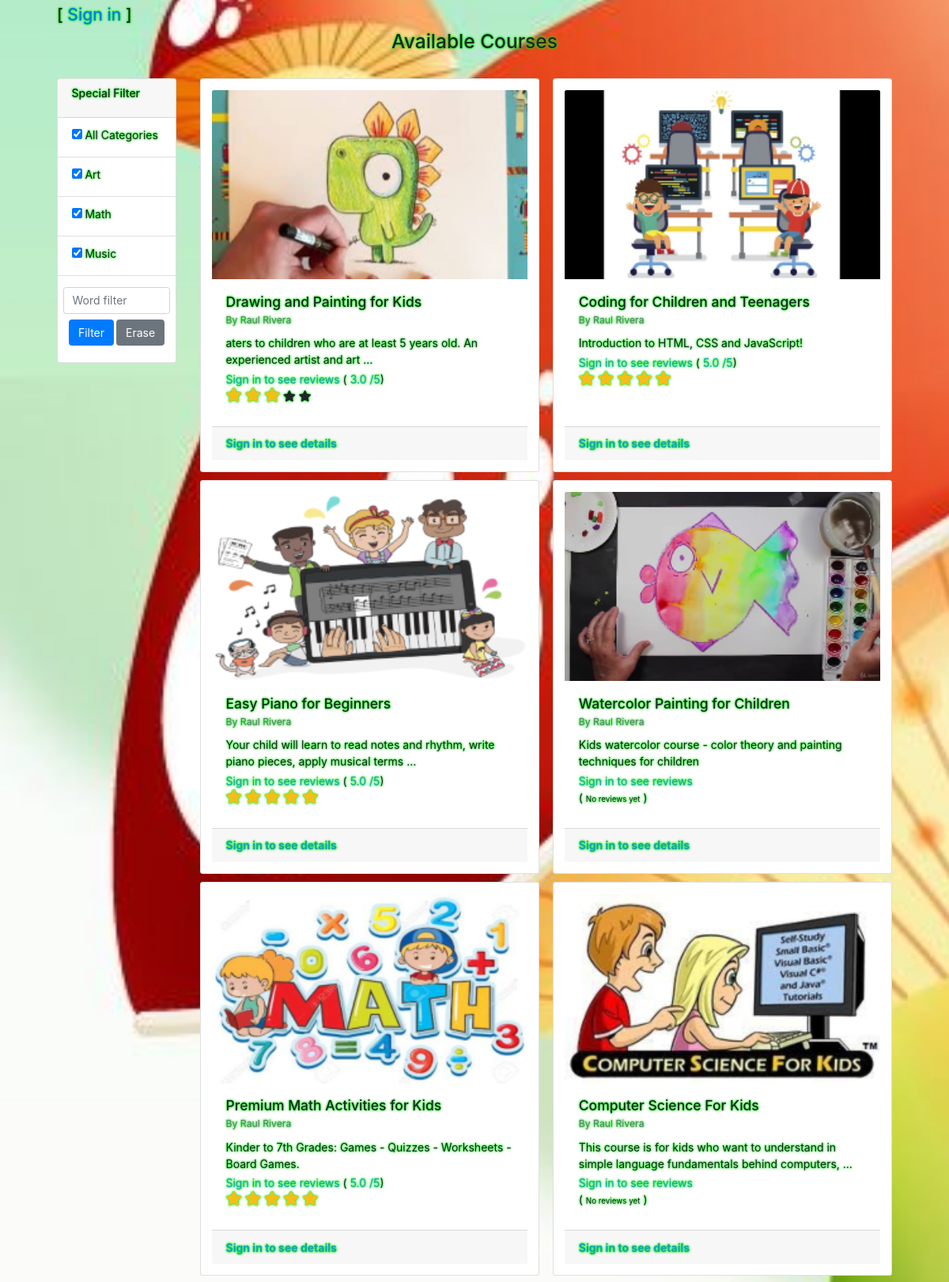
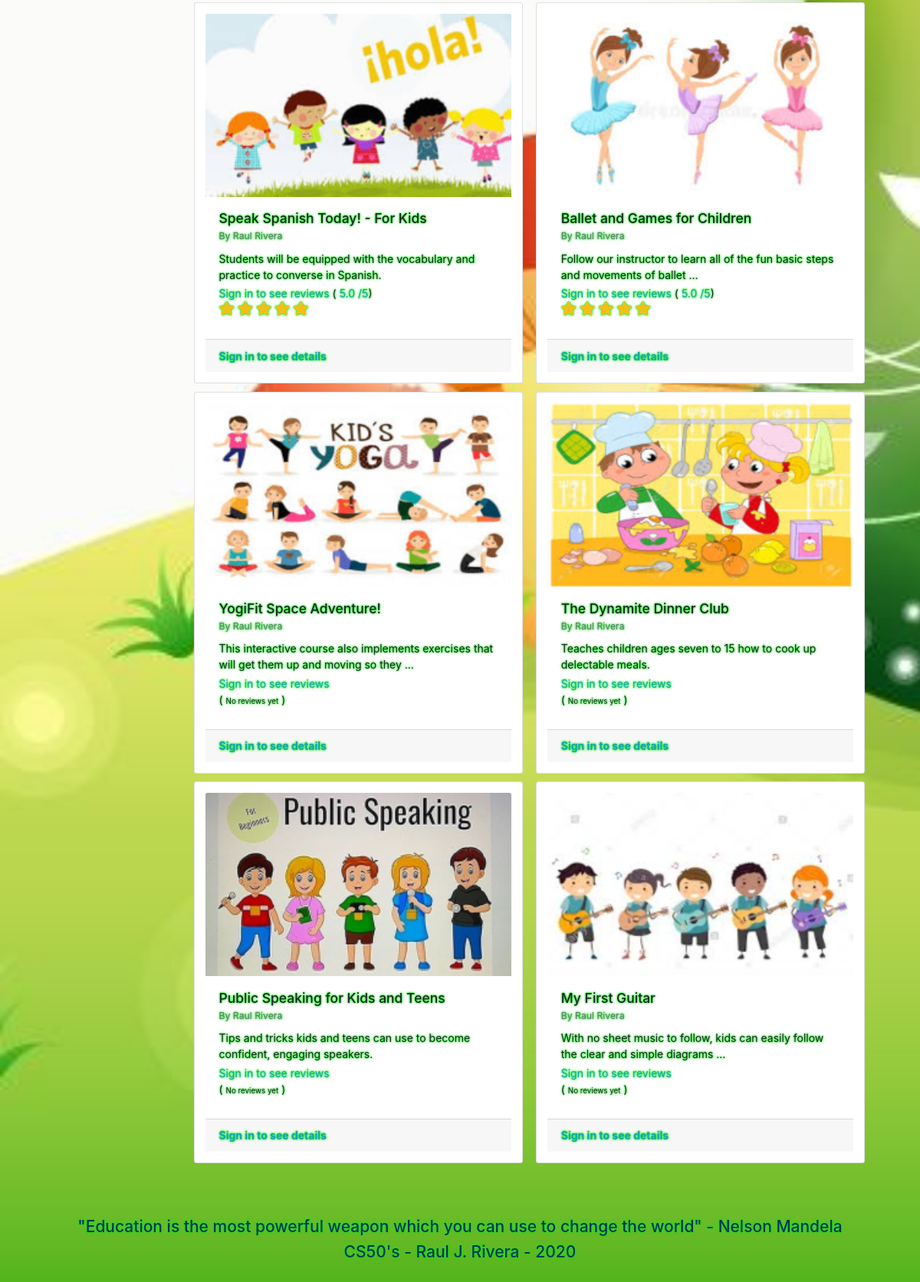
The app's page / (lower part), older data (2 pictures, top to bottom).
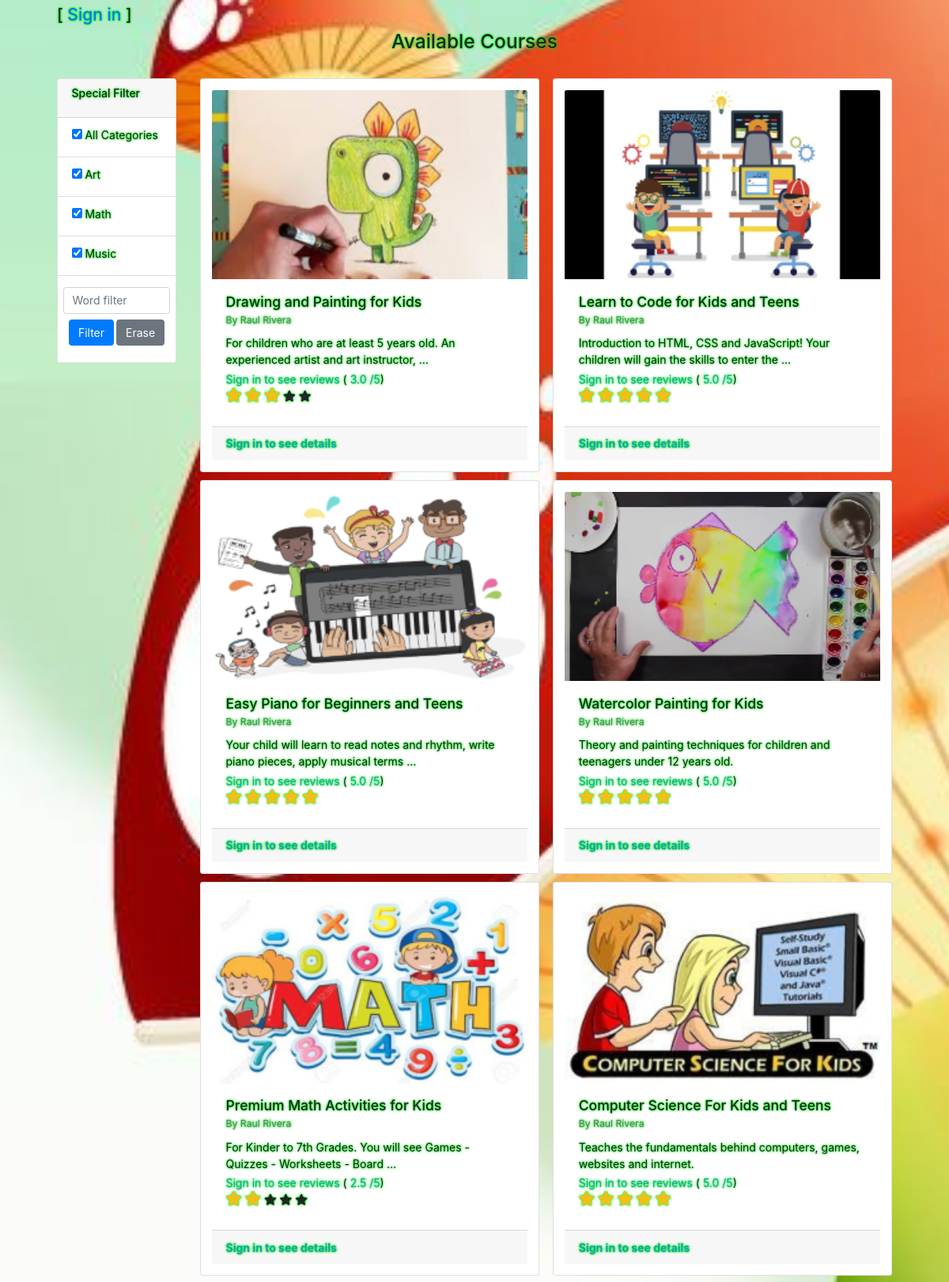
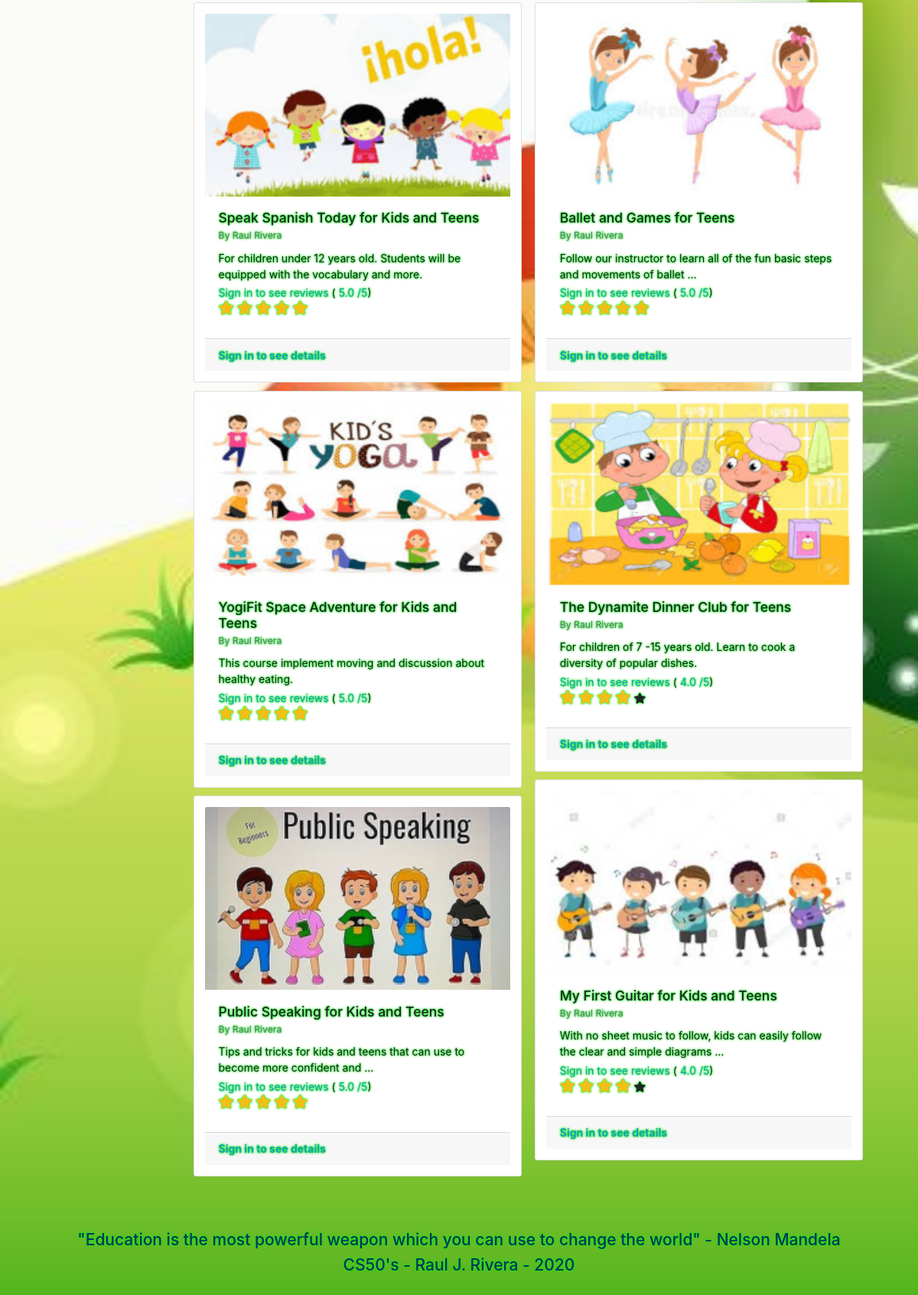
The same page, newer data (2 pictures, top to bottom).
### courses/models.py (models this page shows, shortened)
class CategoCourse(models.Model):
	name = models.CharField(max_length=64)
	courses = models.ManyToManyField(Course,related_name="categories", blank=True)

class Course(models.Model):
	name = models.CharField(max_length=128)
	description = models.CharField(max_length=512)
	image = models.CharField(max_length=256)
	price = models.FloatField(default=0.00)
	maxFreeAdds = models.IntegerField(default=0)
	provider = models.ForeignKey(DistribCourse, on_delete=models.PROTECT, default=1, blank=True)
	avgRating = models.FloatField(default=0.0)
	active = models.BooleanField(default=True)
	def get_avgRating_int(self):
		return int(self.avgRating)

class DistribCourse(models.Model):
	name = models.CharField(max_length=128)
	active = models.BooleanField(default=True)
	def __str__(self):
		return f"{self.name}"

### courses/views.py (the view)
# urls.py: path("", views.index, name="index"),
def index (request):
	if request.user.is_authenticated:
		usrCurrent = User.objects.get(username=request.user.username)
	else:
		usrCurrent = None
	return render(request, "courses/index.html", {
		"catalog": Course.objects.filter(active=True),
		"categories": CategoCourse.objects.order_by('name'),
		"user": usrCurrent,
	})

### courses/templatetags/range.py (called while the page is built)
@register.filter(name='range')
def filter_range(start, end):
	return range(start, end)

### courses/templates/courses/index.html (shortened to what this page needs)
{% extends 'courses/layout.html' %}
{% load static %}
{% load range %}
{% block body %}
	<section class="row align-middle">
		<div class="col-xs-4 col-sm-4 col-md-3 col-lg-2 col-xl-2">&nbsp;</div>
		<div class="col-xs-4 col-sm-4 col-md-6 col-lg-8 col-xl-8 mb-1" align="center">
    		<h3>Available Courses</h3><br>
		</div>
		<div class="col-xs-4 col-sm-4 col-md-3 col-lg-2 col-xl-2">&nbsp;</div>
	</section>
	<section class="row">
		<div class="col-xs-4 col-sm-4 col-md-3 col-lg-2 col-xl-2">
			<div class="card w18">
				<div class="card-header">
					<h6 class="card-title">Special Filter</h6>
				</div>
				{% if categories %}
				<ul class="list-group list-group-flush">
					<li  class="list-group-item">
						<label>
							<input type="checkbox" class="display-6" id="card-link-0" name="courseCategories" data-categoryid="0" value="0" checked>
								{{ settings.FILTER_INITIAL_NAME }}All Categories
						</label>
					</li>
					{% for c in categories %}
					<li  class="list-group-item">
						<label>
							<input type="checkbox" class="display-6" id="card-link-{{c.id}}" name="courseCategories" data-categoryid="{{c.id}}" value="{{c.id}}" checked>
								{{ c.name }}
						</label>
					</li>
					{% endfor %}
				</ul>
				{% endif %}
				<div class="form-horizontal mt-2 p-2">
					<div class="form-group" align="center">
						<input id="filterString" class="form-control" type="text" value="" placeholder="Word filter">
						<button id="filterButton" class="btn btn-primary mt-2">Filter</button>
						<button id="clearButton" class="btn btn-secondary mt-2">Erase</button>
					</div>
				</div>
			</div>
		</div>
	    <div class="col-xs-8 col-sm-8 col-md-9 col-lg-10 col-xl-10">
			<div class="card-columns">
				{% for c in catalog %}
				<div class="card w18 p-3"
					    id="card-{{c.id}}"
					    data-courseid="{{c.id}}"
				    data-categories="[{% for g in c.categories.all %}{{g.id}}{% if not forloop.last%},{% endif %}{% endfor %}]"
				    data-selector="course-entry"
				    data-content="{{c.name}} - {{c.description}}">
						<img class="card-img-top img-fluid" src="/media/{{c.image}}" alt="{{c.name}}">
						<div class="card-body" >
							<h5 class="card-title">
								{{c.name}}
					    	<div><small class="text-muted">By&nbsp;{{c.provider}}</small></div>
							</h5>
			    		<div style="height: 7rem">
			    			<div>
			    				{{c.description|truncatewords_html:15 }}
			    			</div>
			    			<div class="mt-1">
								{% if user.is_authenticated %}
								<a href="{% url 'coursereview' idcourse=c.id %}#inicio" class="text-info font-weight-bold">Course Reviews</a>
								{% else %}
								<span class="text-info">Sign in to see reviews</span>
								{% endif %}
					    		{% if not c.reviews.all %}
								<br>( <small>No reviews yet</small> )
								{% else %}
			                    ( <span class="text-info">{%if c.avgRating|floatformat:1 != "0.0" %}{{ c.avgRating|floatformat:1 }}{% else %}0{% endif %}  /5</span>)<br>
			                    <span class="starsBox">
			                    	<span>
			                    	{% for k in 0|range:c.get_avgRating_int %}
			                        <i class="fa fa-star checked"></i>
			                        {% endfor %}
			                    	{% for k in c.get_avgRating_int|range:5 reversed %}
			                        <i class="fa fa-star"></i>
			                        {% endfor %}
			                    	</span>
			                    </span>
								{% endif %}
							</div>
			    		</div>
					</div>
					<div class="card-footer">
						{% if user.is_authenticated %}
				    	<button type="button" class="btn btn-primary" data-toggle="modal" data-target="#modal-{{ c.id }}">See details</button>
				    	{% else %}
				    	<a href="{% url 'login' %}#inicio" class="text-info font-weight-bold">Sign in to see details</a>
			    		{% endif %}
			    	</div>
				</div>
				{% endfor %}
			</div>
	    </div>
	</section>
{% endblock %}

### courses/templates/courses/layout.html (shortened to what this page needs)
{% load static %}
<!DOCTYPE html>
<html>
    <head>
        <link rel="stylesheet" href="https://stackpath.bootstrapcdn.com/bootstrap/4.5.2/css/bootstrap.min.css">
        <link rel="stylesheet" href="https://cdnjs.cloudflare.com/ajax/libs/font-awesome/5.14.0/css/all.min.css">
        <link rel="stylesheet" href="{% static 'courses/css/kids.css' %}" >
    </head>
    <body>
        <br>
        <br><br>
        <div class="MyContainer">
            {% if not user.is_authenticated %}
            {% block loginmenu %}
            <br><h4>[ <a href="{% url 'login' %}#inicio">Sign in</a> ]</h4>
            {% endblock %}
            {% endif %}
            {% block body %}
            {% endblock %}
        </div>
        <footer>
            <div class="MyContainer">
                <center>
                <h4>"Education is the most powerful weapon which you can use to change the world" - Nelson Mandela</h4>
                <h4>CS50's - Raul J. Rivera - 2020</h4><br>
            </center>
            </div>
        </footer>
    </body>
</html>

### courses/static/courses/css/kids.css (style rules this page uses)
@media screen and (min-width: 836px) and (max-width: 1229px) { html, body { font-size: 14px; } }
@media screen and (min-width: 836px) and (max-width: 1229px) { .card-columns { column-count: 2; } }
.ColorMain, body { background-color: #f2f2f2; }
.ColorFooter, footer { background-color: 0; }
body { background: url("/static/courses/image/kids.jpg") 0 no-repeat fixed; background-size: cover; background-size: contain color: #05325c; margin-right: 6%; background-color: #c9b767; margin-left: 6%; }
footer { width: 100%; height: 60px; color: #05325c; padding: 10px; margin-top: 50px; }
small { font-size: 0.7em; }
.MyContainer { width: 100%; text-shadow: 0 0 0.2em #09ed11, 0 0 0.2em #09ed11; }
.display-6 { font-size: 110%; font-weight: bold; }
.starsBox i.checked { font-size: 18px; color: #f2bf18; }

Row changes from the older to the newer data that the page shows:
changed Course "Drawing and Painting for Kids": description "aters to children who are at least 5 years old. An experienced artist and art …" → "For children who are at least 5 years old. An experienced artist and art instructor, …"
changed Course: name "Easy Piano for Beginners" → "Easy Piano for Beginners and Teens"
changed Course "Premium Math Activities for Kids": description "Kinder to 7th Grades: Games - Quizzes - Worksheets - Board Games." → "For Kinder to 7th Grades. You will see Games - Quizzes - Worksheets - Board …"; avgRating "5.0" → "2.5"
changed Course: name "Speak Spanish Today! - For Kids" → "Speak Spanish Today for Kids and Teens"; description "Students will be equipped with the vocabulary and practice to converse in Spanish." → "For children under 12 years old. Students will be equipped with the vocabulary and more."
changed Course: name "YogiFit Space Adventure!" → "YogiFit Space Adventure for Kids and Teens"; description "This interactive course also implements exercises that will get them up and moving so they …" → "This course implement moving and discussion about healthy eating."; avgRating (not shown) → "5.0"; name "No reviews yet" → "/5"
changed Course "Public Speaking for Kids and Teens": description "Tips and tricks kids and teens can use to become confident, engaging speakers." → "Tips and tricks for kids and teens that can use to become more confident and …"; avgRating (not shown) → "5.0"; description "No reviews yet" → "/5"
changed Course: name "Coding for Children and Teenagers" → "Learn to Code for Kids and Teens"; description "Introduction to HTML, CSS and JavaScript!" → "Introduction to HTML, CSS and JavaScript! Your children will gain the skills to enter the …"
changed Course: name "Watercolor Painting for Children" → "Watercolor Painting for Kids"; description "Kids watercolor course - color theory and painting techniques for children" → "Theory and painting techniques for children and teenagers under 12 years old."; avgRating (not shown) → "5.0"; no longer shows "( No reviews yet )"
changed Course: name "Computer Science For Kids" → "Computer Science For Kids and Teens"; description "This course is for kids who want to understand in simple language fundamentals behind computers, …" → "Teaches the fundamentals behind computers, games, websites and internet."; avgRating (not shown) → "5.0"; name "No reviews yet" → "/5"
changed Course: name "Ballet and Games for Children" → "Ballet and Games for Teens"
changed Course: name "The Dynamite Dinner Club" → "The Dynamite Dinner Club for Teens"; description "Teaches children ages seven to 15 how to cook up delectable meals." → "For children of 7 -15 years old. Learn to cook a diversity of popular dishes."; avgRating (not shown) → "4.0"; no longer shows "( No reviews yet )"
changed Course: name "My First Guitar" → "My First Guitar for Kids and Teens"; avgRating (not shown) → "4.0"; name "No reviews yet" → "/5"
